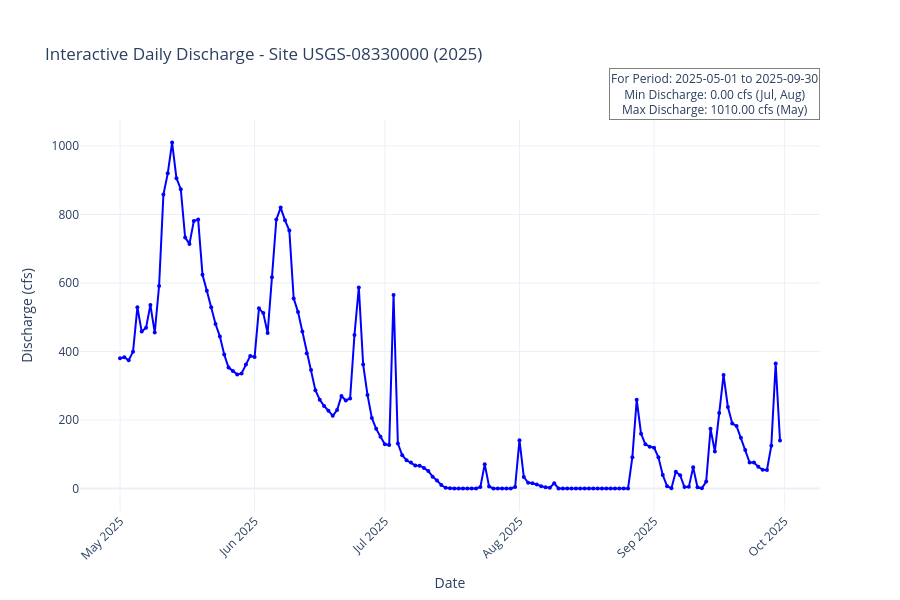

Source (notebook cell):
### Code cell
# --------------------------------------------------------------
# Interactive Plot: Daily Water Discharge
# --------------------------------------------------------------

date_col = "date"  # Column name for dates
value_column = "value"  # Column name for discharge values

# Find min and max values and their months
min_value = df['value'].min() 
max_value = df['value'].max() 
min_months = df[df['value'] == min_value]['date'].dt.strftime('%b').unique()  # Months with min value
max_months = df[df['value'] == max_value]['date'].dt.strftime('%b').unique()  # Months with max value

min_month_str = ', '.join(min_months)  # String of min months
max_month_str = ', '.join(max_months)  # String of max months

import plotly.graph_objects as go
fig = go.Figure()

# Main daily discharge line
fig.add_trace(
    go.Scatter(
        x=df[date_col],  
        y=df[value_column],
        mode="lines+markers",
        name="Daily Discharge",
        marker=dict(size=4), 
        line=dict(color="blue"), 
        hovertemplate="<b>Date:</b> %{x|%Y-%m-%d}<br><b>Discharge:</b> %{y:.2f} cfs<extra></extra>"  # Tooltip format
    )
)

# Annotation above plot area
fig.add_annotation(
    text=f"For Period: {start_date} to {end_date}<br>Min Discharge: {min_value:.2f} cfs ({min_month_str})<br>Max Discharge: {max_value:.2f} cfs ({max_month_str})",  # Info box
    xref="paper",
    yref="paper",
    x=1.0,  
    y=1.0,
    showarrow=False,
    xanchor="right",
    yanchor="bottom",
    bgcolor="rgba(255,255,255,0.8)",
    bordercolor="gray",
    borderwidth=1
)

# Layout settings
fig.update_layout(
    title=f"Interactive Daily Discharge - Site {site_no} ({year_label})",  # Plot title
    xaxis_title="Date",  # X-axis label
    yaxis_title="Discharge (cfs)",  # Y-axis label
    hovermode="x unified",  # Unified hover
    template="plotly_white",  # Plot style
    xaxis=dict(
        dtick="M1",  # Tick every month
        tickformat="%b %Y",  # Month and year format
        tickangle=-45  # Tilt labels
    ),
    height=600,
    margin=dict(t=120)
)

fig.show()  # Display the plot

### Figure 1 — Plotly figure (JSON) as saved in the notebook; plotly's stock layout.template omitted (floating-point values rounded to 4 significant figures; data arrays with more than 128 entries replaced by an {"elided": "..."} marker saying what was removed)
{"data": [{"hovertemplate": "<b>Date:</b> %{x|%Y-%m-%d}<br><b>Discharge:</b> %{y:.2f} cfs<extra></extra>", "line": {"color": "blue"}, "marker": {"size": 4}, "mode": "lines+markers", "name": "Daily Discharge", "type": "scatter", "x": {"elided": "153 str values"}, "y": {"elided": "153 float values"}}], "layout": {"annotations": [{"bgcolor": "rgba(255,255,255,0.8)", "bordercolor": "gray", "borderwidth": 1, "showarrow": false, "text": "For Period: 2025-05-01 to 2025-09-30<br>Min Discharge: 0.00 cfs (Jul, Aug)<br>Max Discharge: 1010.00 cfs (May)", "x": 1, "xanchor": "right", "xref": "paper", "y": 1, "yanchor": "bottom", "yref": "paper"}], "height": 600, "hovermode": "x unified", "margin": {"t": 120}, "title": {"text": "Interactive Daily Discharge - Site USGS-08330000 (2025)"}, "xaxis": {"dtick": "M1", "tickangle": -45, "tickformat": "%b %Y", "title": {"text": "Date"}}, "yaxis": {"title": {"text": "Discharge (cfs)"}}}}
